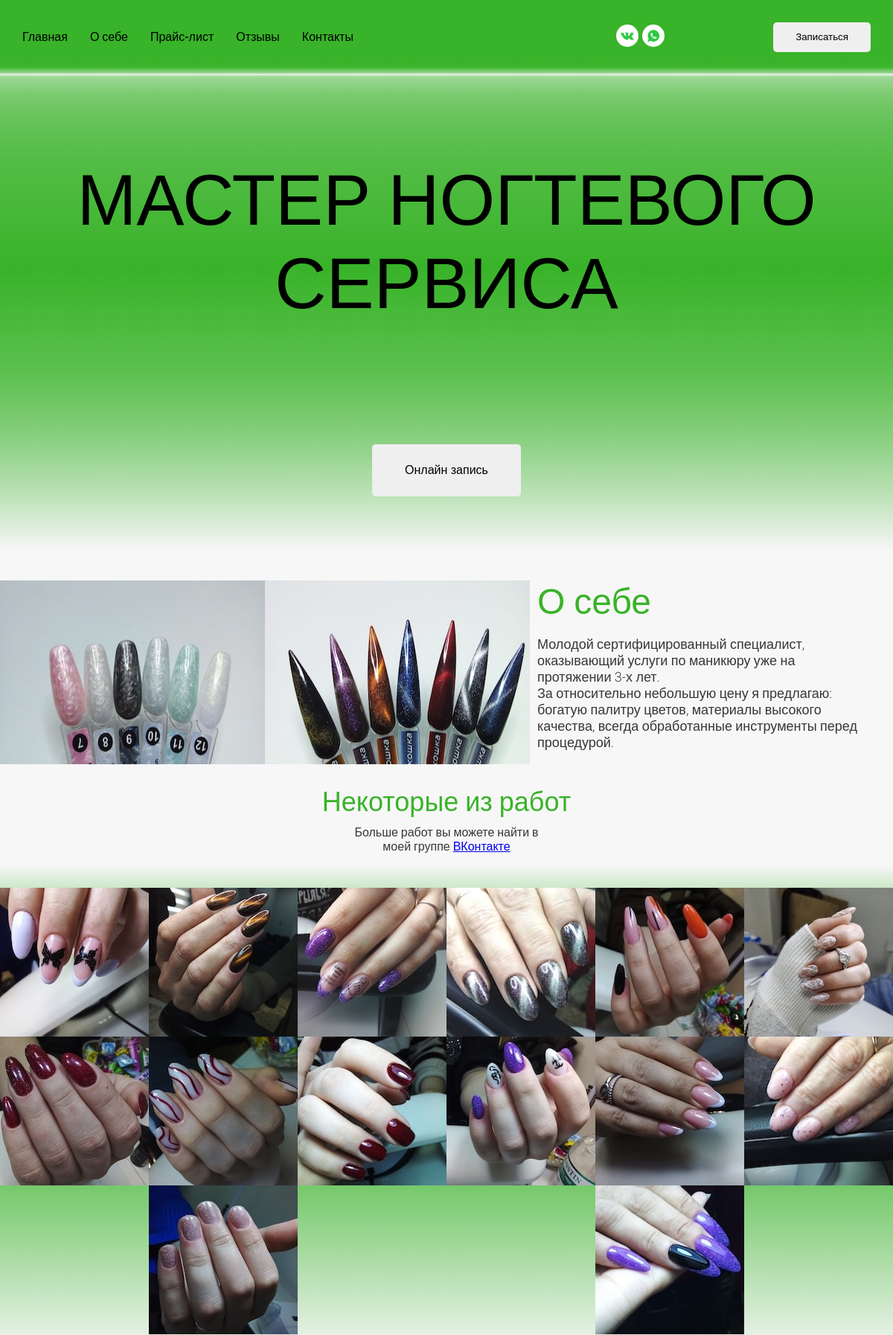
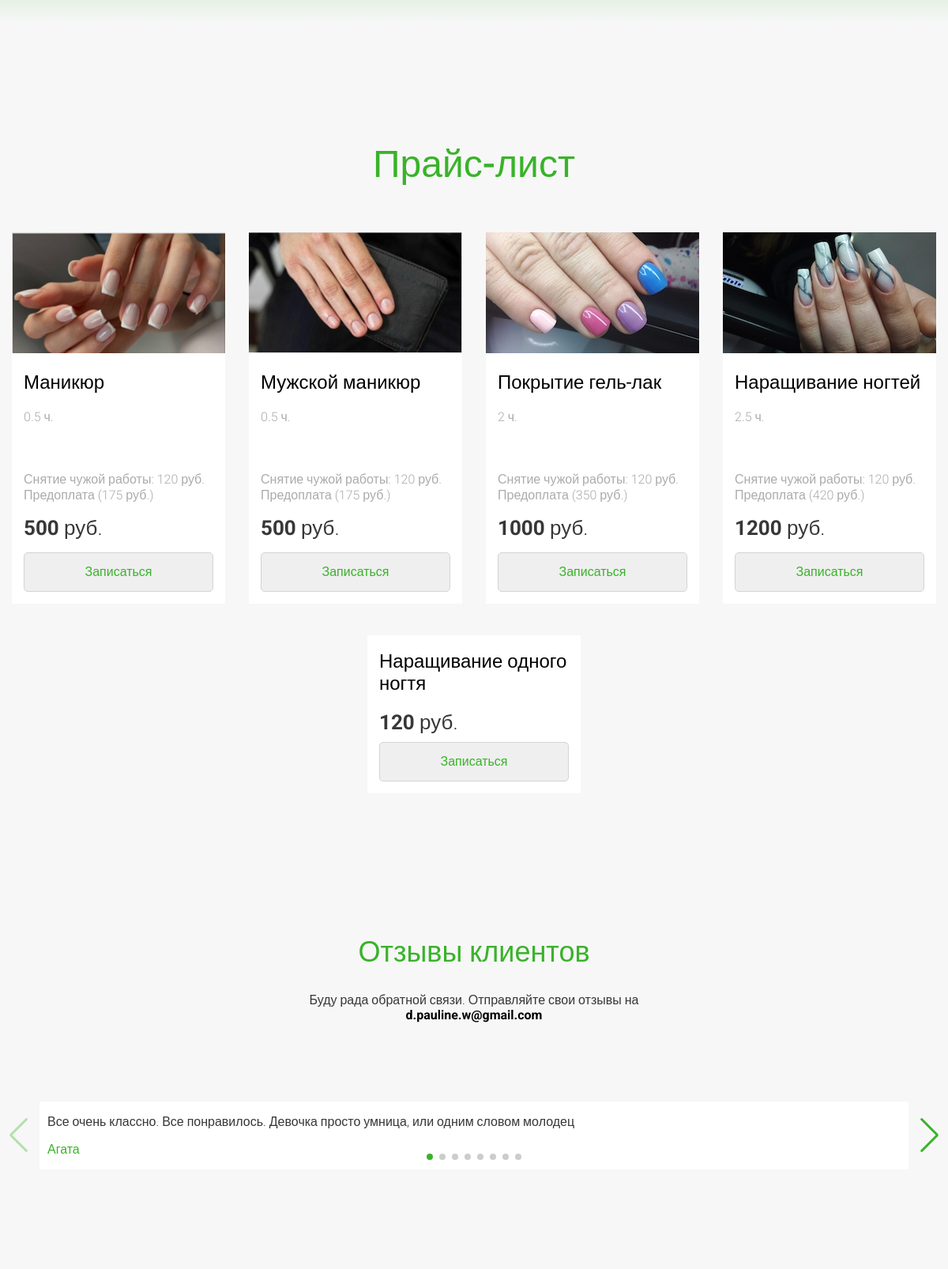
The page / (upper part) on the database its author committed (2 pictures, top to bottom).
### main_page/models.py (models this page shows, shortened)
class ServiceForHtml(models.Model):
    objects = models.Manager()
    service = models.CharField(max_length=50, verbose_name='Услуга')
    time_to_comp = models.CharField(max_length=50, verbose_name='Время выполнения в часах')
    price = models.IntegerField(verbose_name='Стоимость')
    prepayment = models.IntegerField(verbose_name='Предоплата')
    filming_work = models.IntegerField(verbose_name='Снятие чужой работы')
    image = models.ImageField(upload_to='main_page/images/for_service/', verbose_name='Фото')
    class Meta:
        ordering = ['id']
        verbose_name = 'Услугу, отображаемую на сайте'
        verbose_name_plural = 'Услуги, отображаемые на сайте'

class AdditionalServiceForHtml(models.Model):
    objects = models.Manager
    service = models.CharField(max_length=50, verbose_name='Услуга')
    price = models.IntegerField(verbose_name='Стоимость')
    class Meta:
        ordering = ['id']
        verbose_name = 'Доп. услугу'
        verbose_name_plural = 'Доп. услуги, отображаемые на сайте'

### main_page/views.py (the view)
# urls.py: path('', views.index, name='main_page'),
def index(request):
    context = {
        'additional_services': models.AdditionalServiceForHtml.objects.all(),
        'services': models.ServiceForHtml.objects.all()
    }
    return render(request, 'main_page/index.html', context)

### main_page/templates/main_page/index.html (shortened to what this page needs)
<!DOCTYPE html>
<html>
<head>
	<link
  		rel="stylesheet"
  		href="https://cdn.jsdelivr.net/npm/swiper@11/swiper-bundle.min.css"
	/>
	{% load static %}
	<link rel="stylesheet" type="text/css" href="{% static 'main_page/css/index.css' %}">
</head>
<body>
<header class="header">
	<div class="container">
		<div class="wrapper-header-link">
			<nav class="navigation">
				<a class="nav-link" href="#main">Главная</a>
				<a class="nav-link" href="#about">О себе</a>
				<a class="nav-link" href="#services">Прайс-лист</a>
				<a class="nav-link" href="#reviews">Отзывы</a>
				<a class="nav-link" href="#contacts">Контакты</a>
			</nav>
			<div class="wrapper-button-make-an-appointment">
				<div class="wrapper-icon">
					<a href="https://vk.com/kirnails"><img id="vk_logo" src="{% static 'main_page/images/vk_logo.jpg' %}" width="30" height="30"></a>
					<a href="https://chat.whatsapp.com/GQULPGO151S6nLrkp4Fkw8"><img id="wapp_logo" src="{% static 'main_page/images/wapp_logo.jpg' %}" width="30" height="30"></a>
				</div>
				<button class="button-make-an-appointment" onclick="location.href='{% url 'sign_up' %}'">
					Записаться
				</button>
			</div>
		</div>
	</div>
</header>
<div class="intro" style="background: linear-gradient(#f7f7f7, 1%, #39B329, 80%, #f7f7f7);">
	<div id="main" class="container">
		<div class="intro__block">
			<h1>
				Мастер ногтевого сервиса
			</h1>
			<button class="button-online-req" onclick="location.href='{% url 'sign_up' %}'">
				Онлайн запись
			</button>
		</div>
	</div>
</div>
<div id="about" class="container">
	<div class="about">
		<div class="photos">
			<div class="image-wrapp">
				<img src="{% static 'main_page/images/Image(1).jpeg'%}">
				<img src="{% static 'main_page/images/Image(2).jpeg'%}">
			</div>
		</div>
		<div class="about-wrapp">
			<h4>О себе</h4>
			<p class="about-text">Молодой сертифицированный специалист, оказывающий услуги по маникюру уже на протяжении 3-х лет.<br>
				За относительно небольшую цену я предлагаю: богатую палитру цветов, материалы высокого качества, всегда обработанные инструменты перед процедурой. </p>
		</div>
	</div>
	<h4 class="text-portfolio">Некоторые из работ</h4>
	<p class="text-portfolio-vk">Больше работ вы можете найти в<br>моей группе <a href="https://vk.com/kirnails">ВКонтакте</a></p>
</div>
<div class="portfolio">
	<div class="container">
		<div class="photo-wrapp">
			<img src="{% static 'main_page/images/Image(3).jpeg'%}">
			<img src="{% static 'main_page/images/Image(4).jpg'%}">
			<img src="{% static 'main_page/images/Image(5).jpg'%}">
			<img src="{% static 'main_page/images/Image(6).jpg'%}">
			<img src="{% static 'main_page/images/Image(7).jpg'%}">
			<img src="{% static 'main_page/images/Image(8).jpg'%}">
			<img src="{% static 'main_page/images/Image(9).jpg'%}">
			<img src="{% static 'main_page/images/Image(10).jpg'%}">
			<img src="{% static 'main_page/images/Image(11).jpg'%}">
			<img src="{% static 'main_page/images/Image(12).jpg'%}">
			<img src="{% static 'main_page/images/Image(13).jpg'%}">
			<img src="{% static 'main_page/images/Image(14).jpg'%}">
			<img src="{% static 'main_page/images/Image(15).jpg'%}">
			<img src="{% static 'main_page/images/Image(16).jpg'%}">
		</div>
	</div>
</div>
<div id="services" class="container">
	<div class="services">
		<h3>Прайс-лист</h3>
		<div class="services-display">
			{% for s in services %}
				<div class="services-block">
					<img class="services-img" src="/static/{{s.image}}" width="270" height="153">
					<h2>{{ s.service }}</h2>
					<p class="text-in-service-block">{{s.time_to_comp}} ч.</p>
					<p class="text-in-service-block-120-rub">Снятие чужой работы: {{s.filming_work}} руб.</p>
					<p class="text-in-service-block">Предоплата ({{ s.prepayment }} руб.)</p>
					<p class="services-price"><b>{{ s.price }}</b> руб.</p>
					<div class="services-button-wrapper">
						<button class="services-button" onclick="location.href='{% url 'sign_up_with_args' s.service %}'">
							Записаться
						</button>
					</div>
				</div>
			{% endfor %}
		</div>
		<div class="service-on-the-side">
			{% for s in additional_services %}
				<div class="services-block" id="on-the-side">
					<h2>{{ s.service }}</h2>
					<p class="services-price" id="price-on-the-side"><b>{{ s.price }}</b> руб.</p>
					<div class="services-button-wrapper">
						<button class="services-button" onclick="location.href='{% url 'sign_up_with_args' s.service %}'">
							Записаться
						</button>
					</div>
				</div>
			{% endfor %}
		</div>
	</div>
</div>
<div id="reviews" class="container">
	<div class="reviews">
		<h5>Отзывы клиентов</h5>
		<p class="reviews-feedback">Буду рада обратной связи.
			Отправляйте свои отзывы на <b><a style="text-decoration: none; color: #000;" href="mailto:d.pauline.w@gmail.com">d.pauline.w@gmail.com</a></b></p>
		<div class="swiper mySwiper">
			<div class="swiper-wrapper">
				<div class="swiper-slide">
					<div class="reviews-wrapper">
						<div class="reviews-text">
							<p>Все очень классно. Все понравилось. Девочка просто умница, или одним словом молодец</p>
							<p class="reviews-user-name">Агата</p>
						</div>
					</div>
				</div>
			</div>
			<div class="swiper-pagination"></div>
			<div class="swiper-button-next"></div>
			<div class="swiper-button-prev"></div>
		</div>
	</div>
</div>
</body>
</html>

### main_page/static/main_page/css/index.css (style rules this page uses)
*,*:before, *:after { box-sizing: border-box; }
html:root { --swiper-theme-color: #39B329; }
body { background: #F7F7F7; margin: 0; font-family: "Roboto", sans-serif; }
p { font-family: "Roboto", sans-serif; font-weight: 300; color: #383737; }
.header { position: sticky; top: 0; left: 0; right: 0; z-index: 100; background: linear-gradient(#39B329, 98%, #f7f7f7); }
.container { width: 100%; max-width: 1200px; margin: 0 auto; }
.wrapper-header-link { display: flex; justify-content: space-between; padding: 30px; }
.navigation { display: inline-flex; height: 39.5px; align-items: center; }
.nav-link { color: #000; margin-right: 30px; padding: 10px 0 10px 0; text-decoration: none; font-size: 16px; font-weight: 500; }
.wrapper-icon { display: flex; width: 65px; justify-content: space-between; align-items: center; }
#vk_logo { border-radius: 50%; }
#wapp_logo { border-radius: 50%; }
.wrapper-button-make-an-appointment { display: flex; justify-content: space-between; width: 30%; }
.button-make-an-appointment { background: #efefef; padding: 10px 30px; border: 0; border-radius: 5px; -webkit-appearance: none; }
.intro { height: 80vh; }
#main { height: 100%; }
.intro__block { height: 100%; display: flex; align-items: center; justify-content: center; flex-direction: column; }
h1 { font-size: 96px; font-weight: 100; text-transform: uppercase; text-align: center; color: #000; margin-top: 5vh; margin-bottom: 10vh; }
.button-online-req { height: 70px; width: 200px; margin-top: 10vh; cursor: pointer; border: 0; border-radius: 5px; font-size: 16px; color: #000; background: #efefef; -webkit-appearance: none; }
.about { display: flex; margin-top: 40px; }
h4 { color: #39B329; margin: 0; margin-bottom: 5px; font-size: 48px; font-weight: 400; }
.photos { display: flex; max-height: 400px; max-width: 712px; justify-content: space-around; }
.image-wrapp { display: flex; width: 100%; max-width: 712px; flex-wrap: wrap; justify-content: center; }
.text-portfolio { margin-top: 30px; margin-bottom: 10px; font-size: 36px; text-align: center; }
.text-portfolio-vk { text-align: center; margin-top: 0; }
.portfolio { background: linear-gradient(#f7f7f7, 15%, #39B329, 75%, #f7f7f7); padding-top: 30px; padding-bottom: 30px; margin-bottom: 150px; }
.photo-wrapp { display: flex; flex-wrap: wrap; justify-content: space-around; }
.about-wrapp { padding-right: 15px; padding-left: 10px; width: 463px; }
.about-text { font-size: 18px; }
#services { min-height: 574px; max-height: 2296px; }
.services { min-height: 574px; max-height: 2296px; }
h3 { color: #39B329; text-align: center; font-size: 48px; font-weight: 500; }
.services-display { min-height: 520px; max-height: 2296px; display: flex; flex-wrap: wrap; align-items: center; justify-content: space-around; }
.services-block { margin-bottom: 30px; position: relative; background: #fff; height: 470px; width: 270px; }
h2 { margin-left: 15px; font-size: 24px; font-weight: 400; }
.services-price { margin-top: 17px; margin-left: 15px; font-size: 26px; }
.text-in-service-block { color: #888888; margin: 1px 0 1px 15px; opacity: 0.7; }
.text-in-service-block-120-rub { opacity: 0.7; color: #888888; margin: 60px 0 1px 15px; }
.services-button-wrapper { position: absolute; bottom: 15px; left: 15px; right: 15px; }
.services-button { -webkit-appearance: none; width: 240px; height: 50px; border-radius: 5px; border: 1px solid #D4D4D4; color: #39B329; font-size: 16px; cursor: pointer; background: #efefef; }
.service-on-the-side { margin: auto; display: flex; justify-content: center; align-items: center; }
#on-the-side { height: 200px; }
#price-on-the-side { margin: 10px 0 10px 15px; }
h5 { color: #39B329; margin-top: 150px; margin-bottom: 30px; text-align: center; font-size: 36px; font-weight: 400; }
.reviews-feedback { margin: auto; margin-bottom: 100px; text-align: center; max-width: 500px; }
.reviews-wrapper { margin: auto; display: flex; max-width: 1100px; width: 100%; background: #fff; }
.reviews-text { margin-left: 10px; }
.reviews-user-name { color: #39B329; font-weight: 400; }

### rows shown on the page
ServiceForHtml: image (picture), service "Маникюр", time_to_comp "0.5", filming_work "120", prepayment "175", price "500"
ServiceForHtml: image (picture), service "Мужской маникюр", time_to_comp "0.5", filming_work "120", prepayment "175", price "500"
ServiceForHtml: image (picture), service "Покрытие гель-лак", time_to_comp "2", filming_work "120", prepayment "350", price "1000"
ServiceForHtml: image (picture), service "Наращивание ногтей", time_to_comp "2.5", filming_work "120", prepayment "420", price "1200"
AdditionalServiceForHtml: service "Наращивание одного ногтя", price "120"
